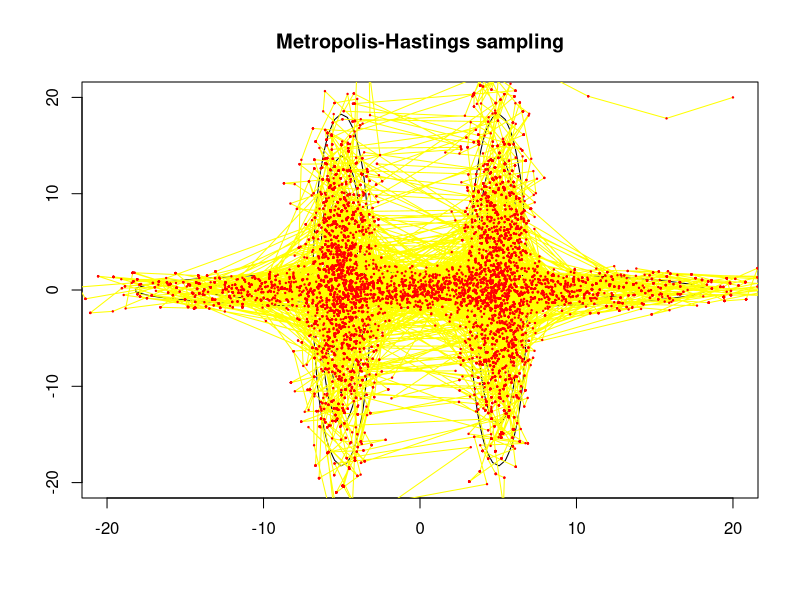
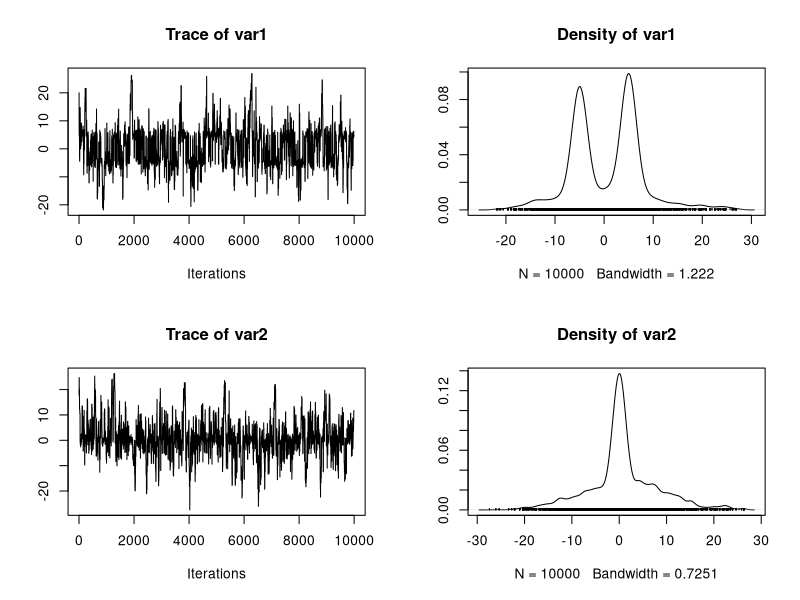

The R source for these figures, in order:
#########################################
# A toy example of Metropolis- Hastings 
# (a Markov Chain Monte Carlo method)
# author: Alberto Lumbreras
#########################################
library(mvtnorm) # multivariate normal
library(coda) # MCMC checks
par(mfrow=c(1,1))

# demo 1: A mixture of Gammas (unidimensional)
# demo 2: A mixture of Gaussians (bi-dimensional)
demo <- 2

if(demo==1){
  
  # Target distribution
  dugly <- function(x) {
    0.5*dgamma(x, shape=15) + 0.5*dgamma(x, shape=30)    
  }
  
  x <- seq(-10,75, by=0.1)
  plot(x, dugly(x), type='l', lwd=3)
  title("Metropolis-Hastings samplings") 


  # Proposal distribution 
  # (propose jumps to another state in the Markov Chain)
  rproposal <- function(jump){
    rnorm(1, 0, jump)
  }
  
  # Metropolis-Hastings
  ###########################
  nsamples <-10000
  samples <- matrix(NA,nsamples, 1)
  jump <- 5
  samples[1] <- 200 # init
  for (i in 2:nsamples){
    candidate <- samples[i-1] + rproposal(jump) # hence the "Markov Chain"!
    
    # take it or leave it !
    p.acceptance <- dugly(candidate)/dugly(samples[i-1])
    if (runif(1) > p.acceptance){
      samples[i] <- samples[i-1]
    }
    else{
      samples[i] <- candidate
    }
  }

  hist(samples, breaks=100, add=TRUE, probability = TRUE)
  
  # The Coda package allows to plot results, 
  # perform convergence checks, etc
  plot(mcmc(samples))
}

# 2-D demo for the sake of beauty
# (and because we will be able to visalize the )
if(demo==2){
  par(mfrow=c(1,1))
  
  # Target distribution
  dugly <- function(xy) {
    x <- xy[1]
    y <- xy[2]
    covariance1 <- matrix(c(1, 0, 0, 100), nrow=2)
    covariance2 <- matrix(c(100,0, 0, 1), nrow=2)
    res <- (1/3)*mvtnorm::dmvnorm(c(x,y), mean = c(-5,0), sigma=covariance1) + 
           (1/3)*mvtnorm::dmvnorm(c(x,y), mean = c(+0,0), sigma=covariance2) +
           (1/3)*mvtnorm::dmvnorm(c(x,y), mean = c(+5,0), sigma=covariance1)
    res
  }
  
  # Plot target distribution
  x <- seq(-20, 20, length.out=100)
  y <- seq(-20, 20, length.out=100)
  z <- matrix(NA, nrow=100, ncol=100)
  i <- 1
  for (n in 1:length(x)){
    for(m in 1:length(y)){
      z[n,m] <- dugly(c(x[n],y[m]))
      i <- i+1
    }
  }
  contour(x,y,z)
  title("Metropolis-Hastings sampling") 
  
  # Proposal distribution 
  # (propose jumps to another state in the Markov Chain)
  rproposal <- function(jump){
    covariance <- matrix(c(1, 0, 0, 1), nrow=2)
    mvtnorm::rmvnorm(1, mean = c(0,0), sigma=covariance*jump)
  }
  
  # Metropolis-Hastings
  ###########################
  nsamples <- 10000
  samples <- matrix(NA,nsamples, 2)
  jump <- 20 # Play with it to get around a 20-30% of acceptance rate
  samples[1,] <-c(20,20) # init
  for (i in 2:nsamples){
    candidate <- samples[i-1,] + rproposal(jump) # hence the "Markov Chain"!
    
    # take it or leave it !
    p.acceptance <- dugly(candidate)/dugly(samples[i-1,])
    if (runif(1) > p.acceptance){
      samples[i,] <- samples[i-1,]
    }
    else{
      samples[i,] <- candidate
    }
  }
}

# Plot samples
lines(samples, col='yellow')
points(samples, col='red', pch=19, cex=0.2)

# The Coda package allow to plot results, 
# perform convergence checks, etc
plot(mcmc(samples))

# Check that the acceptance rate (after burn-in) is good (20-30%)
burn <- nsamples*0.5 # drop the first half of the chain
acceptance <- 100-mean(duplicated(samples[-(1:burn),]))*100
cat ("Acceptance ratio (recommended 30%):", acceptance, "%")